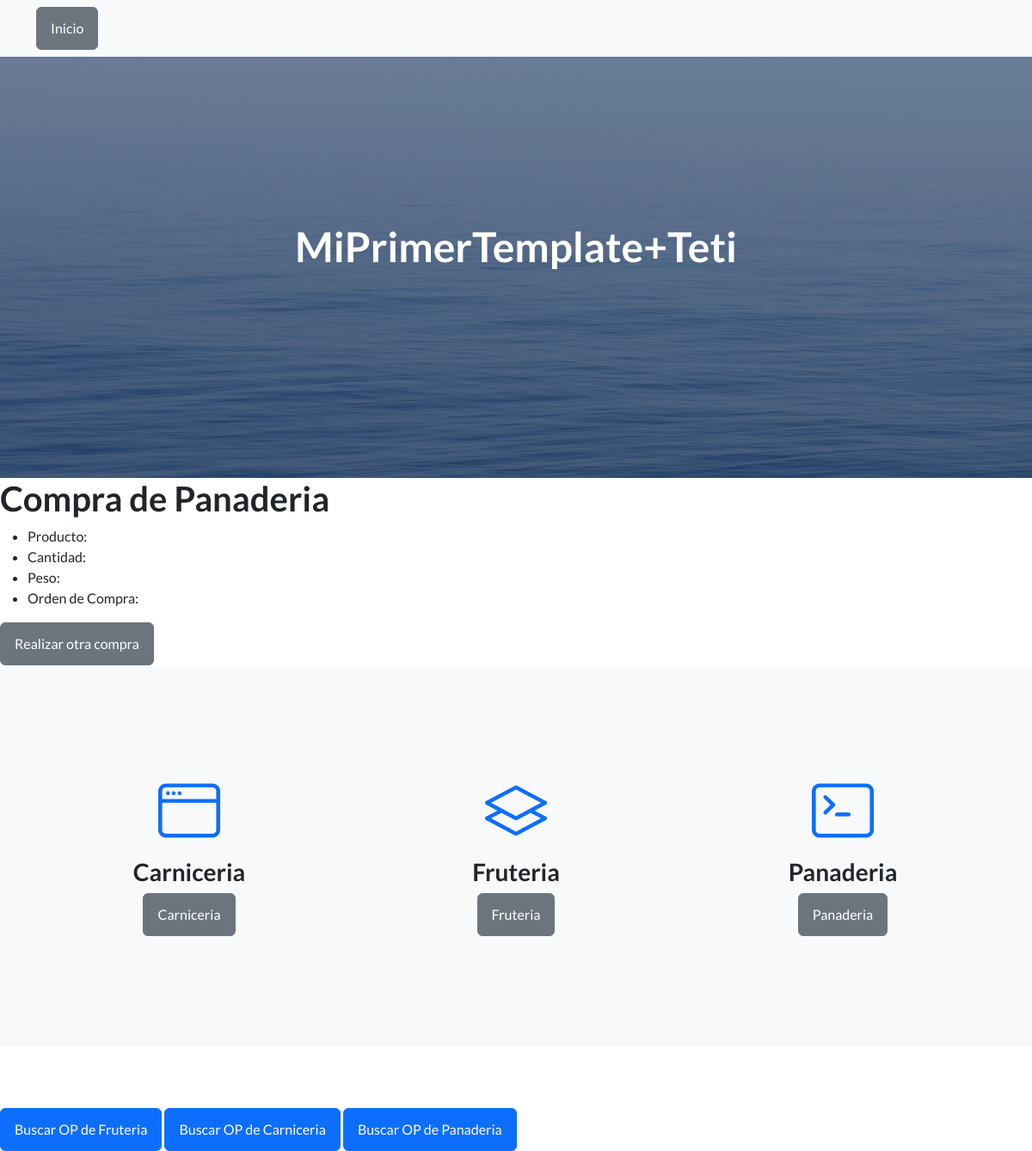
Before: /app1/lista_panaderia/ with the older database file.
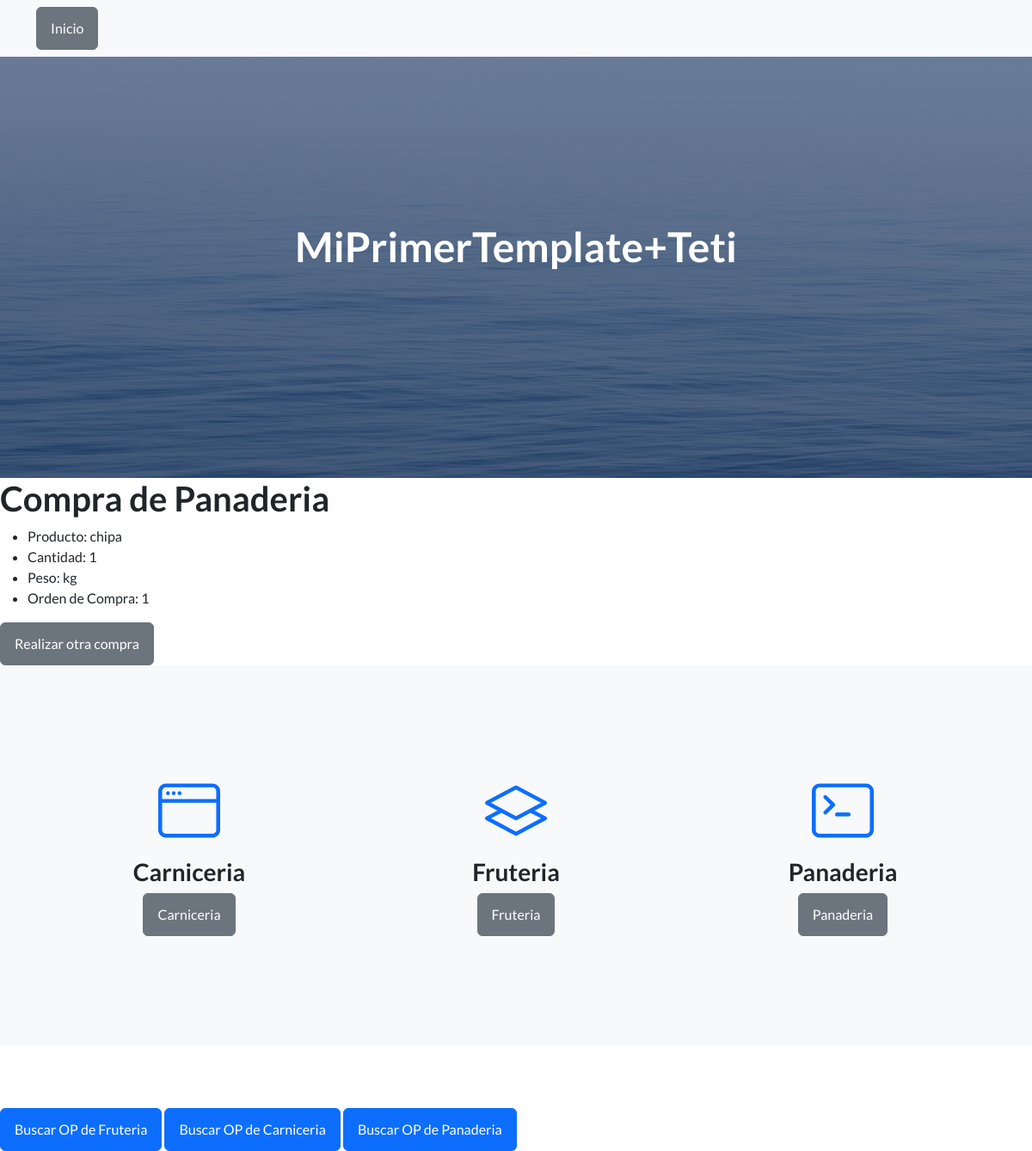
After: the same page with the newer database file.
### app1/models.py (models this page shows, shortened)
class Panaderia(models.Model):
    id = models.AutoField(primary_key=True)
    pan = models.CharField(max_length=100)
    cantidad = models.IntegerField()
    peso = models.CharField(max_length=100, default="0.0")

### app1/views.py (the view)
# urls.py: path('lista_panaderia/', views.lista_panaderia, name='lista_panaderia'),
def lista_panaderia(request):
    compra_pan = Panaderia.objects.last()  # Obtiene el último registro
    return render(request, 'lista_panaderia.html', {'compra_pan': compra_pan})

### Template/lista_panaderia.html (shortened to what this page needs)
{% extends 'index.html' %}
{% block content %}
<!DOCTYPE html>
<html>
<head>
</head>
<body>
    <h1>Compra de Panaderia</h1>
    <ul>
        <li>Producto: {{ compra_pan.pan }}</li>
        <li>Cantidad: {{ compra_pan.cantidad }}</li>
        <li>Peso: {{ compra_pan.peso }}</li>
        <li>Orden de Compra: {{ compra_pan.id }}</li>
    </ul>
    <a href="{% url 'app1:panaderia' %}" class="btn btn-secondary">Realizar otra compra</a>
</body>
</html>
{% endblock %}

Changed rows visible on the page:
added Panaderia: pan "chipa", cantidad "1", peso "kg", id "1"
